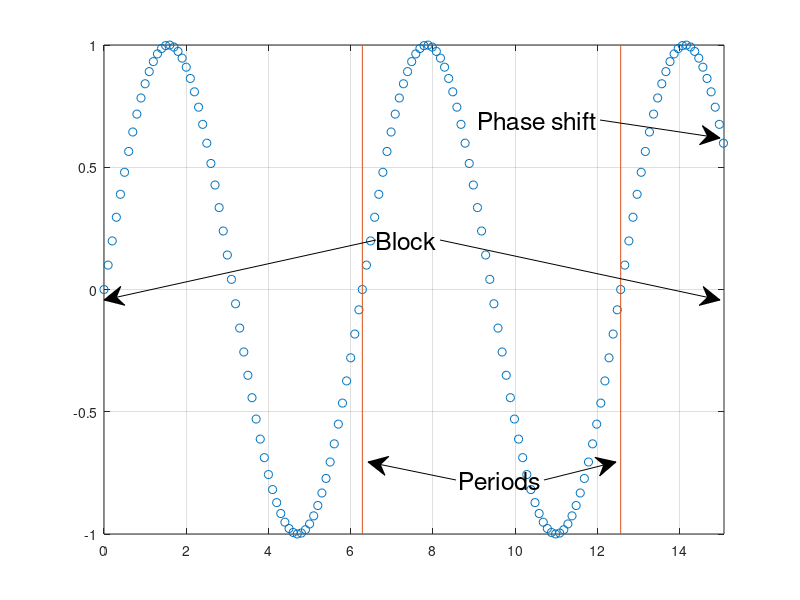

This chart was generated by the following MATLAB code:
t0 = 0:0.1:(2*pi);
t = [t0, t0 + 2*pi, t0(1:26) + 4*pi];

%Figure
figure
plot(t, sin(t), 'o');
hold on
% Block lines
line([2*pi, 2*pi], [-1, 1]);
line([4*pi, 4*pi], [-1, 1]);
% Phase arrow
annotation('textarrow', [0.75, 0.9], [0.8, 0.77], 'String', 'Phase shift', 'FontSize', 18);
% Period arrows
annotation('textarrow', [0.68, 0.77], [0.2, 0.23], 'String', 'Periods', 'FontSize', 18);
annotation('arrow', [0.57, 0.46], [0.2, 0.23]);
% Block arrow
annotation('textarrow', [0.55, 0.9], [0.6, 0.5], 'String', 'Block', 'FontSize', 18);
annotation('arrow', [0.47, 0.13], [0.6, 0.5]);

% Block arrow

grid on
xlim([0, 2.4*2*pi])